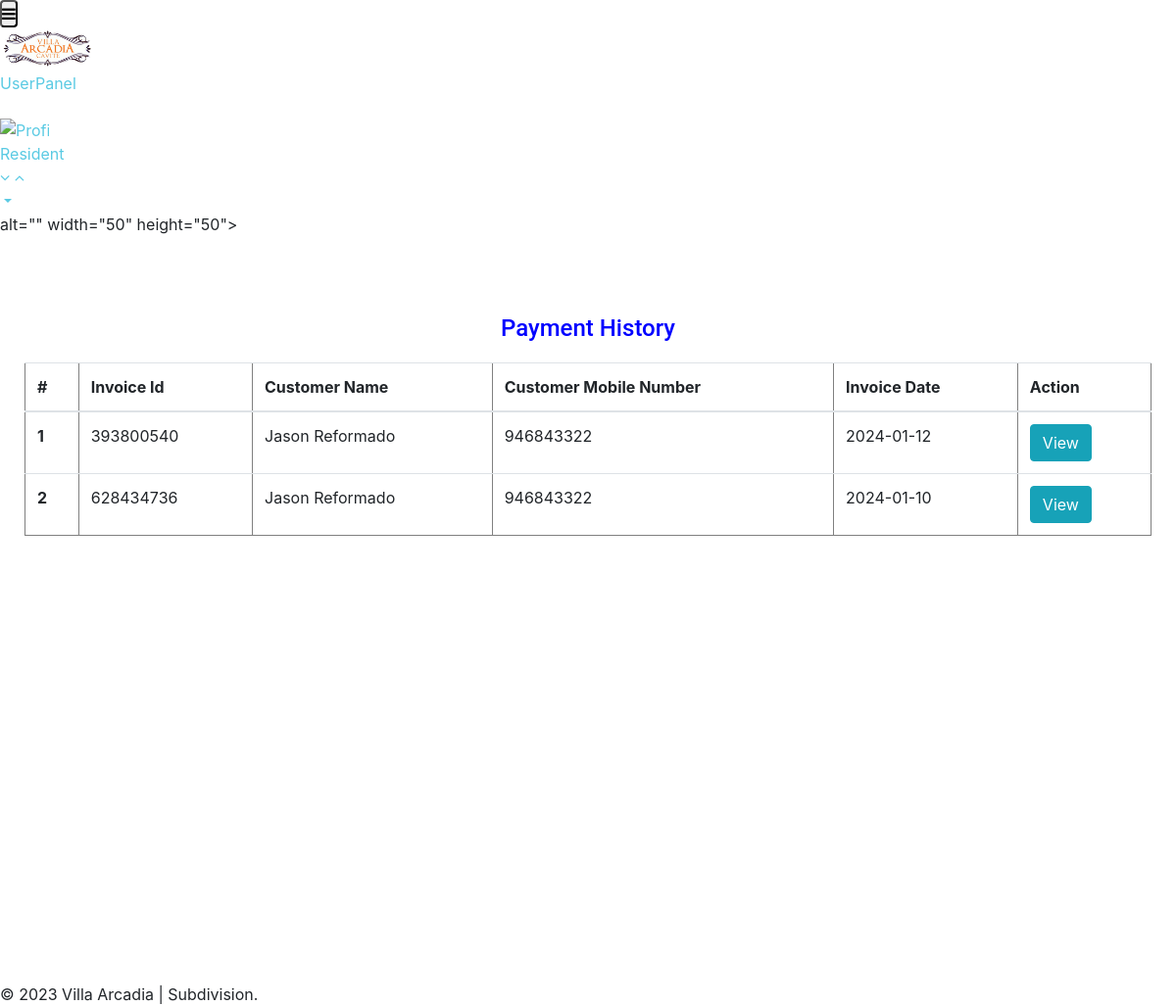
Before: /portal/invoice-history.php (signed in) with the older database file.
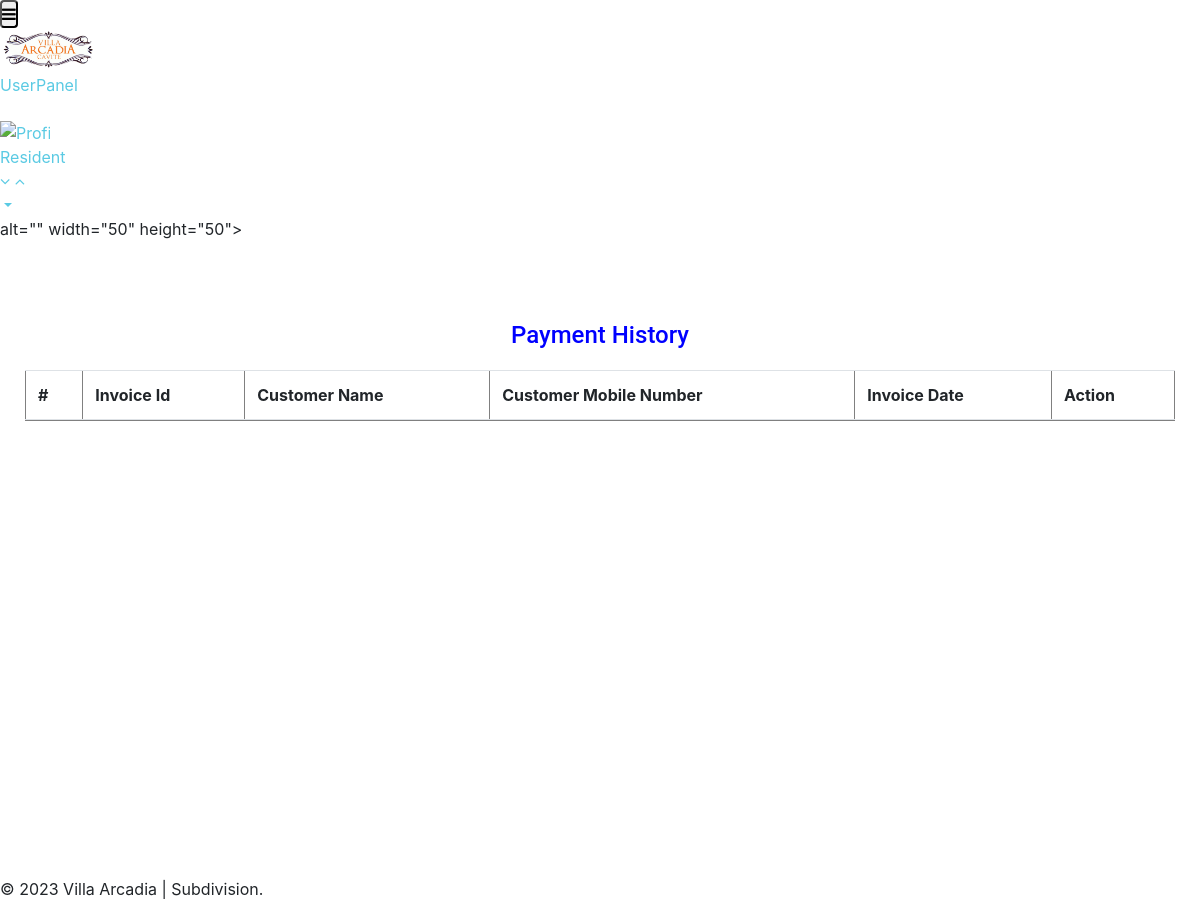
After: the same page with the newer database file.
### tables this page shows
CREATE TABLE `tbluser` (
  `ID` int(10) NOT NULL,
  `FirstName` varchar(120) DEFAULT NULL,
  `LastName` varchar(250) DEFAULT NULL,
  `MobileNumber` bigint(10) DEFAULT NULL,
  `Email` varchar(120) DEFAULT NULL,
  `Password` varchar(120) DEFAULT NULL,
  `RegDate` timestamp NULL DEFAULT current_timestamp(),
  `address` varchar(225) NOT NULL,
  `status` varchar(225) DEFAULT NULL,
  `ProfilePicture` varchar(225) NOT NULL,
  `numplp` int(2) DEFAULT NULL,
  `movein` date DEFAULT NULL,
  `monthly` varchar(225) DEFAULT NULL,
  `total_fee` int(55) DEFAULT NULL,
  `total_paid` int(55) DEFAULT NULL,
  `balance` int(55) DEFAULT NULL,
  `paid` int(55) DEFAULT NULL
);

### portal/invoice-history.php (the view, shortened to what this page needs)
<?php
include('includes/dbconnection.php');
if (strlen($_SESSION['bpmsuid']==0)) {
  header('location:logout.php');
  } else{
  ?>
<!doctype html>
<html lang="en">
  <head>
    <link rel="stylesheet" href="assets/css/style-starter.css">
  </head>
  <body id="home">
        <?php include_once('includes/header.php');?>
<section class="w3l-contact-info-main" id="contact">
    <div class="contact-sec	">
        <div class="container">
            <div>
                <div class="cont-details">
                   <div class="table-content table-responsive cart-table-content">
                    <h4 style="padding-bottom: 20px;text-align: center;color: blue;">Payment History</h4>
                        <table class="table" border="1">
                            <thead >
                                <tr>
                                <th>#</th>
                                <th>Invoice Id</th>
                                <th>Customer Name</th>
                                <th>Customer Mobile Number</th>
                                <th>Invoice Date</th>
                                <th>Action</th>
                            </tr>
                            </thead>
                            <tbody>
                                <tr>
                                    <?php
                                   $userid= $_SESSION['bpmsuid'];
 $query=mysqli_query($con,"select distinct tbluser.ID as uid, tbluser.FirstName,tbluser.LastName,tbluser.Email,tbluser.MobileNumber,tblinvoice.BillingId,date(tblinvoice.PostingDate) as PostingDate  from  tbluser
    join tblinvoice on tbluser.ID=tblinvoice.Userid where tbluser.ID='$userid'order by tblinvoice.ID desc");
$cnt=1;
              while($row=mysqli_fetch_array($query))
              { ?>
               <tr>
                            <th scope="row"><?php echo $cnt;?></th>
                            <td><?php  echo $row['BillingId'];?></td>
                            <td><?php  echo $row['FirstName'];?> <?php  echo $row['LastName'];?></td>
                            <td><?php  echo $row['MobileNumber'];?></td>
                            <td><?php  echo $row['PostingDate'];?></td>
                                <td><a href="history.php?invoiceid=<?php  echo $row['BillingId'];?>" class="btn btn-info">View</a></td>
                          </tr><?php $cnt=$cnt+1; } ?>
                            </tbody>
                        </table>
                    </div> </div>
    </div>
    </div></div>
</section>
<?php include_once('includes/footer.php');?>
</body>
</html><?php } ?>

Changed rows visible on the page:
no longer on this page (row edited): tbluser: BillingId "393800540", FirstName "Jason", LastName "Reformado", MobileNumber "946843322", PostingDate "2024-01-12", BillingId "628434736", PostingDate "2024-01-10"
